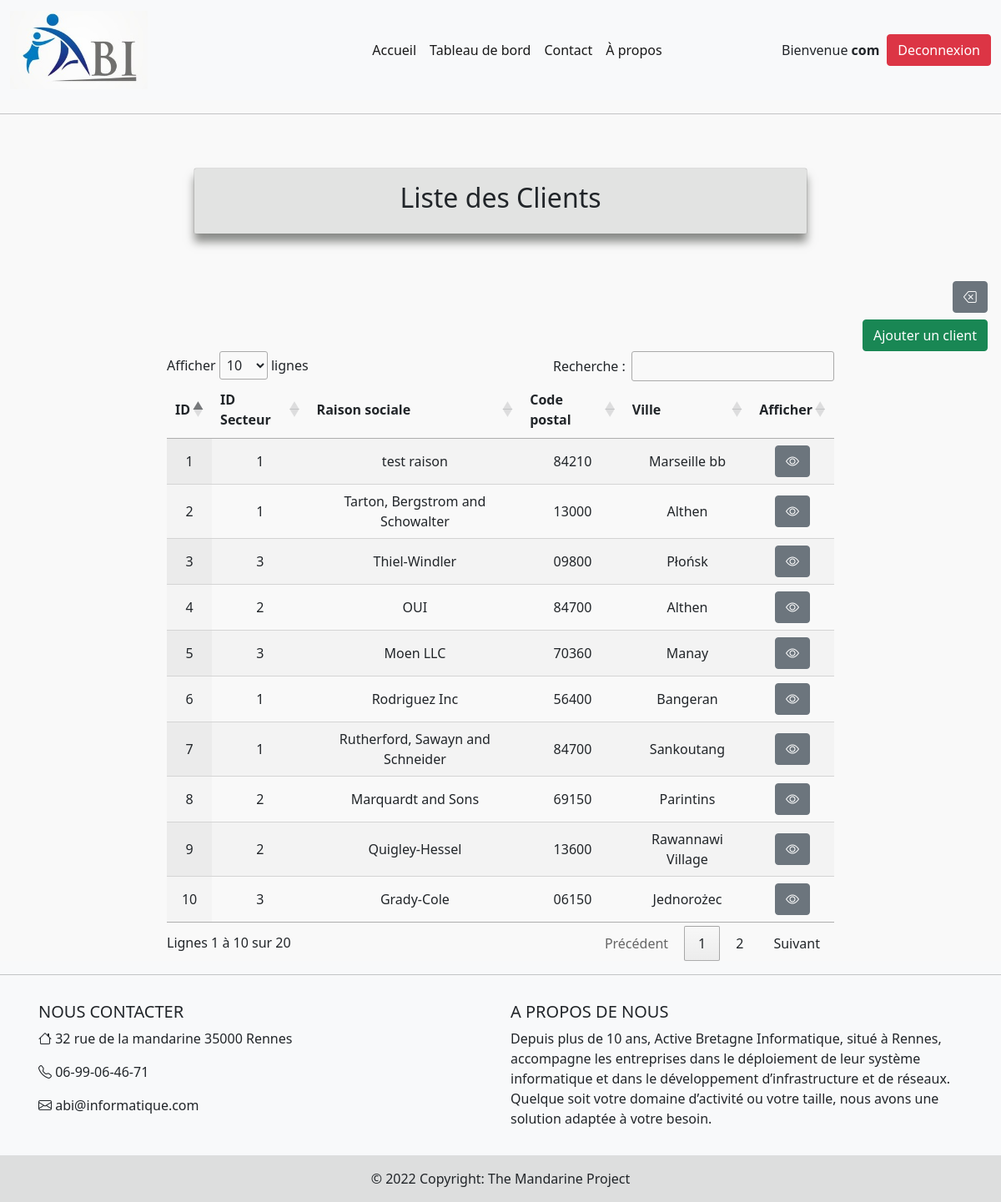
The page /clients (signed in) on the database its author committed.
### tables this page shows
CREATE TABLE IF NOT EXISTS `clients` (
  `id_client` int(11) NOT NULL AUTO_INCREMENT,
  `id_sect` int(11) NOT NULL,
  `raison_sociale` char(50) NOT NULL,
  `adresse_client` char(32) DEFAULT NULL,
  `code_postal_client` char(5) DEFAULT NULL,
  `ville_client` char(25) DEFAULT NULL,
  `ca` int(11) DEFAULT NULL,
  `effectif` int(11) DEFAULT NULL,
  `telephone_client` char(15) DEFAULT NULL,
  `type_client` char(10) NOT NULL,
  `nature_client` char(15) NOT NULL,
  `commentaire_client` longtext,
  PRIMARY KEY (`id_client`),
  KEY `FK_AVOIRPOURSECTEUR` (`id_sect`)
);

### src/controller/UserController.php (called while the page is built, shortened)
<?php
class UserController extends Controller
{
    public function clients()
    {
        $clients = (new Clients())->getAllClients();
        $this->renderView('user/gestion_commerciale/clients', [
            'clients' => $clients
        ]);
    }
}

### public/index.php (called while the page is built, shortened)
<?php
$router = new Router();
$id = implode($_GET);
$router->register('/', '\App\controller\UserController::login');
$router->register('/logout', '\App\controller\UserController::logout');
$router->register('/contact', '\App\controller\MessageController::indexmsg');
$router->register('/a_propos', '\App\controller\UserController::aPropos');
$router->register('/dashboard1', '\App\controller\UserController::dashboard_com');
$router->register('/clients', '\App\controller\UserController::clients');
$router->register('/clientProfil='.$id, '\App\controller\UserController::clientProfil');
$router->register('/formClient', '\App\controller\UserController::formClient');
$router->register('/addClient', '\App\controller\UserController::addClient');
$router->register('/editClient', '\App\controller\UserController::editClient');
$router->register('/deleteClient', '\App\controller\UserController::deleteClient');
$router->register('/contacts', '\App\controller\UserController::contacts');
$router->register('/contactProfil='.$id, '\App\controller\UserController::contactProfil');
$router->register('/formContact', '\App\controller\UserController::formContact');
$router->register('/addContact', '\App\controller\UserController::addContact');
$router->register('/editContact', '\App\controller\UserController::editContact');
$router->register('/dashboard2', '\App\controller\UserController::dashboard_project');
$router->register('/dashboard3', '\App\controller\UserController::usersList');
$router->register('/profilUser='.$id, '\App\controller\UserController::profilUser');
$router->register('/formUser', '\App\controller\UserController::formUser');
$router->register('/addUser', '\App\controller\UserController::addUser');
$router->register('/editUser', '\App\controller\UserController::editUser');
$router->register('/deleteUser', '\App\controller\UserController::deleteUser');
$router->run();

### core/Dao.php (called while the page is built, shortened)
<?php
final class Dao
{
    public static $cnx;
    public static function connect()
    {
        $db_setting = parse_ini_file(__DIR__ . '/../config.ini');
        try {
            self::$cnx = new \PDO(
                "mysql:host={$db_setting['host']};dbname={$db_setting['dbname']};port={$db_setting['port']};charset=UTF8",
                $db_setting['username'],
                $db_setting['password']
            );
        } catch (\PDOException $e) {
            echo $e->getMessage();
            die;
        }
    }
    public static function getMany(string $className, array $args = []): mixed
    {
        $classNameLower = strtolower($className);
        $classNameLower = explode("\\", $classNameLower);
        $classNameLower = end($classNameLower);
        $sql = "SELECT * From {$classNameLower}";
        $stmt = self::$cnx->prepare($sql);
        $stmt->execute();
        $stmt->setFetchMode(\PDO::FETCH_CLASS, $className);
        $results = $stmt->fetchAll();
        return $results;
    }
}

### src/model/Clients.php (called while the page is built, shortened)
<?php
class Clients extends Model
{
    private int $id_client;
    private int $id_sect;
    private string $raison_sociale;
    private string $code_postal_client;
    private string $ville_client;
    public function getId_client()
    {
        return $this->id_client;
    }
    public function getId_sect()
    {
        return $this->id_sect;
    }
    public function getRaison_sociale()
    {
        return $this->raison_sociale;
    }
    public function getCode_postal_client()
    {
        return $this->code_postal_client;
    }
    public function getVille_client()
    {
        return $this->ville_client;
    }
    public function getAllClients()
    {
        $clients = Dao::getMany(self::class);
        return $clients;
    }
}

### src/model/Users.php (called while the page is built, shortened)
<?php
class Users extends Model
{
    private $role;
    private $login_user;
    public function getRole()
    {
        return $this->role;
    }
    public function getLoginUser()
    {
        return $this->login_user;
    }
    }

### src/view/user/gestion_commerciale/clients.php (the view)
<div class="container my-5">
    <div class="row">
        <div class="col-sm-8 offset-sm-2">
            <div class="card">
                <div class="card-body text-center" style="background-color: rgba(112, 114, 110, 0.2); box-shadow: 0px 10px 10px rgba(112, 114, 110, 0.8);">
                    <h5 class="card-title" style="font-size: xx-large">Liste des Clients</h5>
                </div>
            </div>
        </div>
    </div>
</div>
<div>
    <a href="dashboard1" class="btn btn-secondary mx-3 my-2" style="float: right;"><i class="bi bi-backspace"></i></a>
</div>
<div>
    <a href="formClient" class="btn btn-success mx-3" style="float:right;">Ajouter un client</a>
</div>
<div class="col-md-8 offset-md-2 mb-4 mb-md-0">
    <table id="test" class="display text-center">
        <thead>
            <tr>
                <th>ID</th>
                <th>ID Secteur</th>
                <th>Raison sociale</th>
                <th>Code postal</th>
                <th>Ville</th>
                <th>Afficher</th>
            </tr>
        </thead>
        <tbody>
            <?php foreach ($clients as $client) : ?>
                <tr>
                    <td><?= htmlspecialchars($client->getId_client()) ?></td>
                    <td><?= htmlspecialchars($client->getId_sect()) ?></td>
                    <td><?= htmlspecialchars($client->getRaison_sociale()) ?></td>
                    <td><?= htmlspecialchars($client->getCode_postal_client()) ?></td>
                    <td><?= htmlspecialchars($client->getVille_client()) ?></td>
                    <td>
                        <form action="<?= "clientProfil=" . htmlspecialchars($client->getId_client()) ?>" method="get">
                            <button type="submit" class="button btn btn-secondary"><i class="bi bi-eye"></i></a>
                        </form>
                    </td>
                </tr>
            <?php endforeach; ?>
        </tbody>
    </table>
</div>

### core/Router.php (shortened to what this page needs)
<?php
class Router
{
    private array $actions = [];
    public function register(string $path, string $callback)
    {
        $this->actions[] = [
            'path' => $path, 'callback' => $callback
        ];
    }
    public function run()
    {
        $request = $_SERVER['REQUEST_URI'];
        $request_without_base_uri = str_replace(BASE_URI, "", $request);
        foreach ($this->actions as $action) {
            if ($request_without_base_uri == $action['path']) {
                $this->runWithExactMatch($action['callback']);
                return;
            }
        }
    }
    private function runWithExactMatch(string $callback)
    {
        [$controller, $method] = explode("::", $callback);
        $controller_instance = new $controller();
        $controller_instance->$method();
    }
}

### core/Controller.php (shortened to what this page needs)
<?php
class Controller
{
    public function renderView(string $path, array $args = [], bool $isWithoutLayout = false):void
    {
        require_once __DIR__ . '/../src/view/' . $path . '.php';
        $content = ob_get_clean();
        if (!$isWithoutLayout)
            require_once __DIR__ . '/../src/view/layout.php';
    }
}

### src/view/layout.php (shortened to what this page needs)
<!doctype html>
<html lang="en">
<head>
    <link href="https://cdn.jsdelivr.net/npm/bootstrap@5.0.2/dist/css/bootstrap.min.css" rel="stylesheet"
>
    <link rel="stylesheet" type="text/css" href="https://cdn.datatables.net/1.11.5/css/jquery.dataTables.css">
    <link rel="stylesheet" href="https://cdn.jsdelivr.net/npm/bootstrap-icons@1.5.0/font/bootstrap-icons.css">
    <link rel="stylesheet" href="./public/assets/css/style.css">
</head>
<body>
    <header>
        <nav class="navbar navbar-expand-lg navbar-light bg-light">
            <div class="container-fluid">
                <a class="navbar-brand" href="./"><img src="./public/assets/img/abilogo.jpg" alt="logo" height="60%"
                        width="60%"></a>
                <div class="collapse navbar-collapse" id="mob-navbar">
                    <ul class="navbar-nav mb-3 mb-lg-0 mx-auto">
                        <li class="nav-item">
                            <a class="nav-link active" aria-current="page" href="./">Accueil</a>
                        </li>
                        <?php
                            if (isset($_SESSION['user']) && $_SESSION['isLogged'] == true && $_SESSION['user']->getRole() == 'com' ){
                            echo '<a class="nav-link active" aria-current="page" href="./dashboard1">Tableau de bord</a>';}
                            if (isset($_SESSION['user'])){
                                echo '<a class="nav-link active" aria-current="page" href="./contact">Contact</a>';}
                        ?>
                        <li class="nav-item">
                            <a class="nav-link active" aria-current="page" href="./a_propos">&Agrave; propos</a>
                        </li>
                    </ul>
                    <?php
                if (isset($_SESSION['user']) && $_SESSION['isLogged'] == true ){
                    echo '<span id="bjrconnect"> Bienvenue <b>', $_SESSION['user']->getLoginUser(), '</b></span>';
                    echo  '<a href="./logout"><button class="btn btn-danger" type="submit">Deconnexion</button></a>';
                }
                ?>
                </div>
            </div>
        </nav>
        <hr>
    </header>
    <?= $content ?>
    <footer class="bg-light text-center text-lg-start">
        <hr>
  <div class="container p-3">
    <div class="row">
      <div class="col-lg-6 col-md-12 mb-4 mb-md-0">
        <h5 class="text-uppercase">Nous contacter</h5>
        <p><i class="bi-house"></i> 32 rue de la mandarine 35000 Rennes</p>
        <p><i class="bi-telephone"></i> 06-99-06-46-71</p>
        <p><i class="bi-envelope"></i> abi@informatique.com</p>
      </div>
      <div class="col-lg-6 col-md-12 mb-4 mb-md-0">
        <h5 class="text-uppercase">A propos de nous</h5>
        <p>
        Depuis plus de 10 ans, Active Bretagne Informatique, situé à Rennes, accompagne
         les entreprises dans le déploiement de leur système informatique et dans le
          développement d’infrastructure et de réseaux. Quelque soit votre domaine
           d’activité ou votre taille, nous avons une solution adaptée à votre besoin.
        </p>
      </div>
    </div>
  </div>
  <div class="text-center p-3" style="background-color: rgba(112, 114, 110, 0.2);">
    © 2022 Copyright:
    <span class="text-dark">The Mandarine Project</span>
  </div>
</footer>
</body>
</html>

### public/assets/css/style.css (style rules this page uses)
#bjrconnect { padding-right: 1%; }
body { background-color: #F9F9F9; min-height:100vh; display:flex; flex-direction:column; }
footer { margin-top:auto; }
a { text-decoration: none; color: black; }

### rows shown on the page
clients: id_client "1", id_sect "1", raison_sociale "test raison", code_postal_client "84210", ville_client "Marseille bb"
clients: id_client "2", id_sect "1", raison_sociale "Tarton, Bergstrom and Schowalter", code_postal_client "13000", ville_client "Althen"
clients: id_client "3", id_sect "3", raison_sociale "Thiel-Windler", code_postal_client "09800", ville_client "Płońsk"
clients: id_client "4", id_sect "2", raison_sociale "OUI", code_postal_client "84700", ville_client "Althen"
clients: id_client "5", id_sect "3", raison_sociale "Moen LLC", code_postal_client "70360", ville_client "Manay"
clients: id_client "6", id_sect "1", raison_sociale "Rodriguez Inc", code_postal_client "56400", ville_client "Bangeran"
clients: id_client "7", id_sect "1", raison_sociale "Rutherford, Sawayn and Schneider", code_postal_client "84700", ville_client "Sankoutang"
clients: id_client "8", id_sect "2", raison_sociale "Marquardt and Sons", code_postal_client "69150", ville_client "Parintins"
clients: id_client "9", id_sect "2", raison_sociale "Quigley-Hessel", code_postal_client "13600", ville_client "Rawannawi Village"
clients: id_client "10", id_sect "3", raison_sociale "Grady-Cole", code_postal_client "06150", ville_client "Jednorożec"
